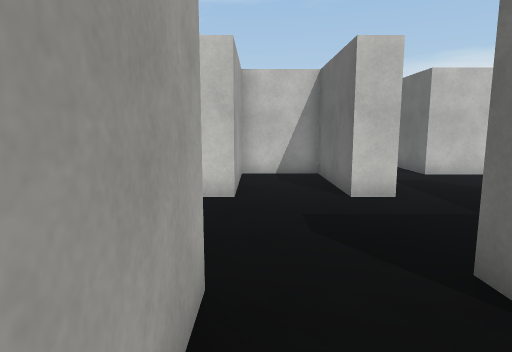
view 1 (above)

24 first-person views from a walk through a 3-D level made in the Unity game engine. The camera is 1.5 m above the floor, tilts 8° down and sees 75° across. The floor is counted in squares, 1 m on a side. Each view is taken from the middle of a square. On the plan, view 1 faces up. The plan holds only what a view shows up to about 15 squares ahead; the rest is blank. The player is left out. Some surface patterns are stand-ins.

view 2
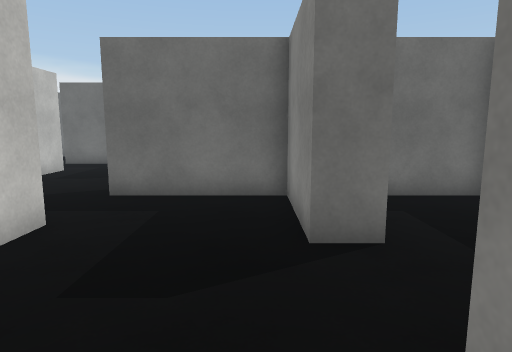

view 3
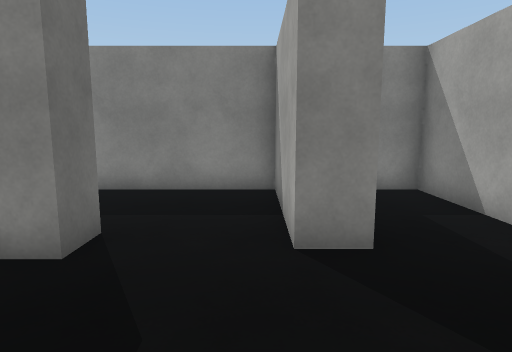

view 4
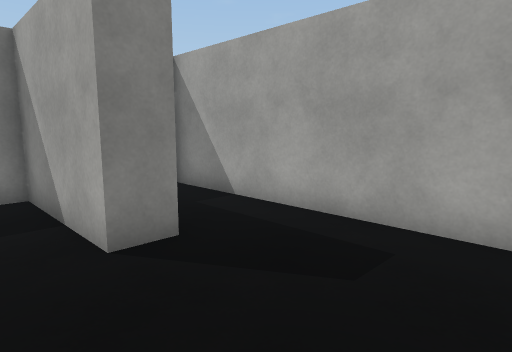

view 5
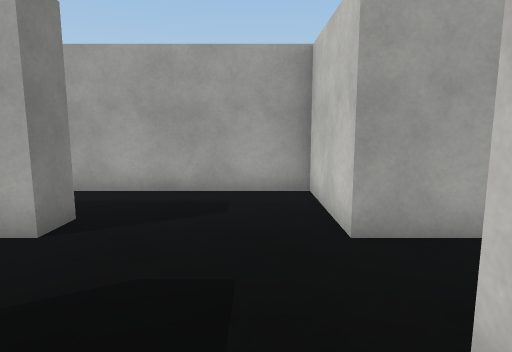

view 6
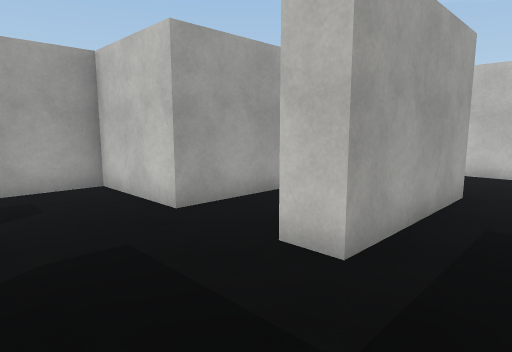

view 7
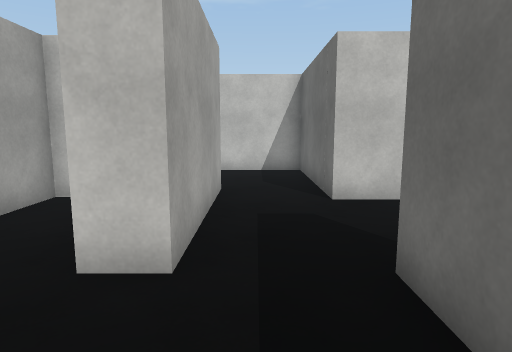

view 8
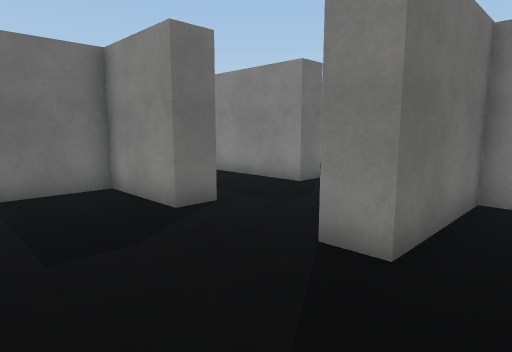

view 9
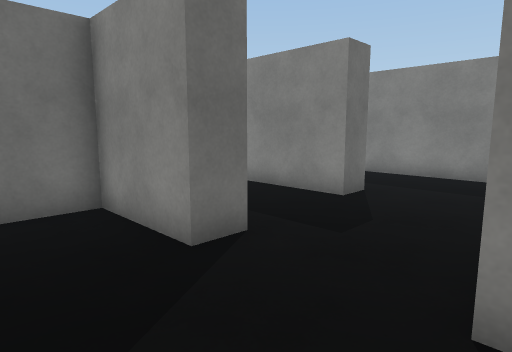

view 10
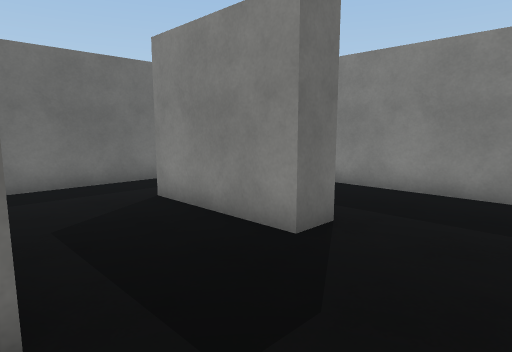

view 11
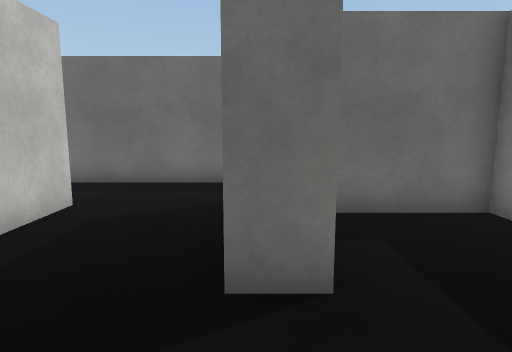

view 12
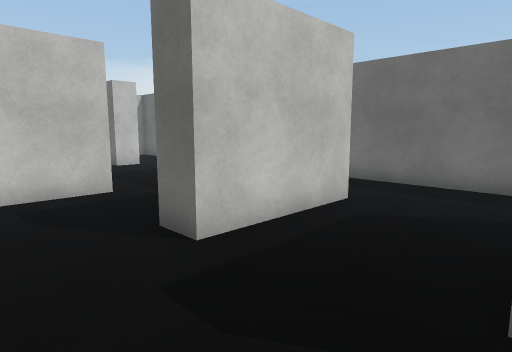

view 13
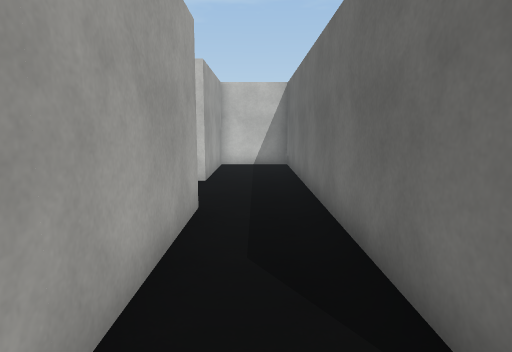

view 14
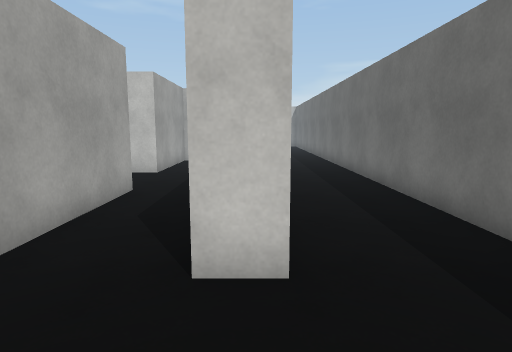

view 15
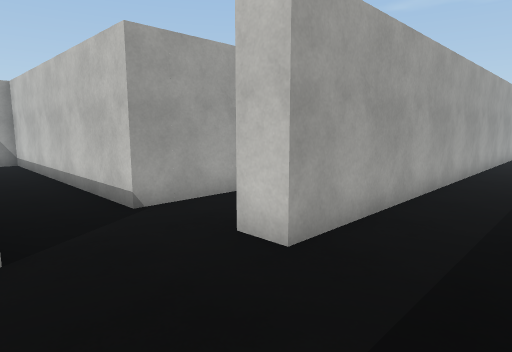

view 16
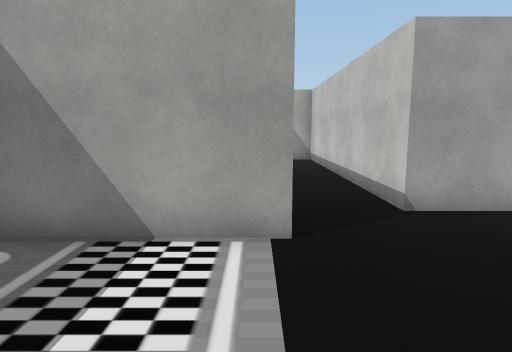

view 17
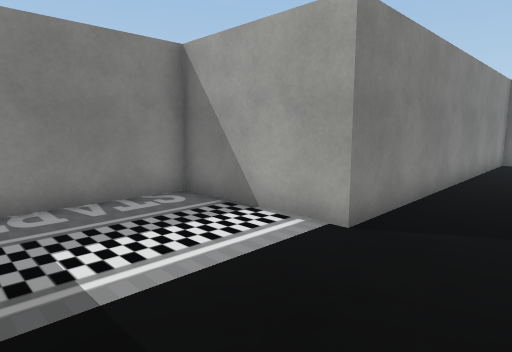

view 18
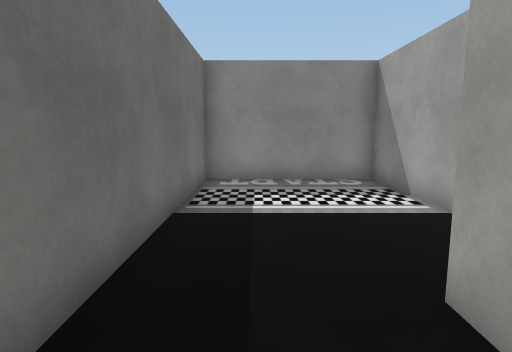

view 19
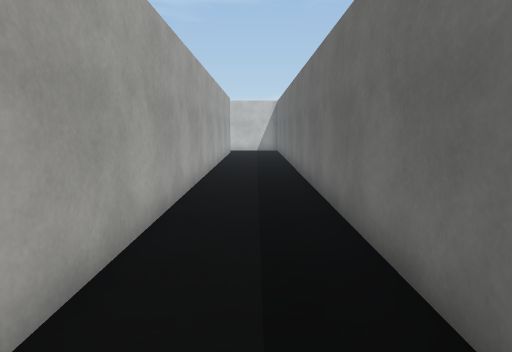

view 20
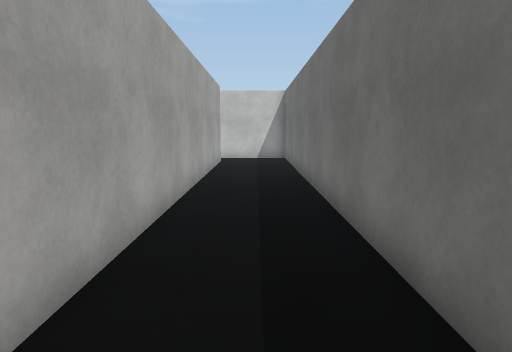

view 21
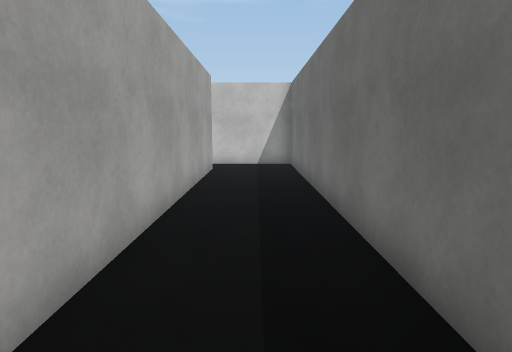

view 22
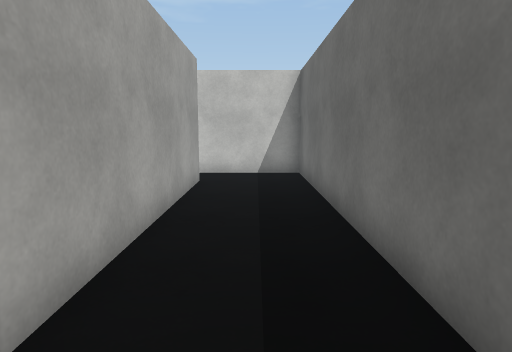

view 23
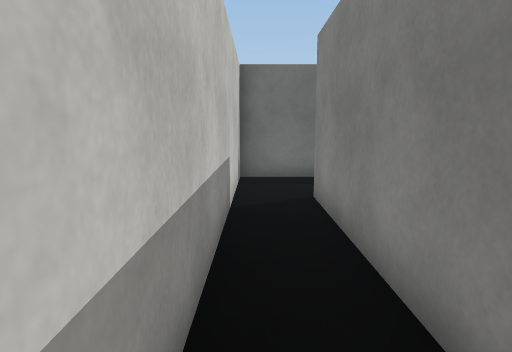

view 24
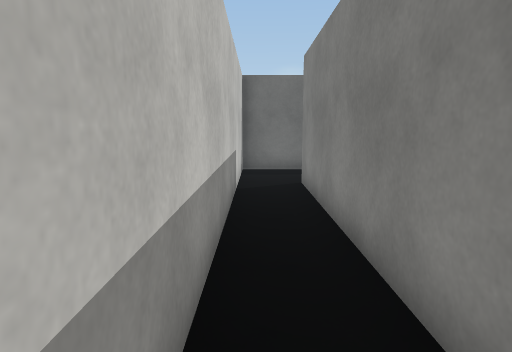

### Floor plan
Ten units are one square. View 1 is at (0, 0); x grows to the right and y downward. Boxes are objects, and circles mark ways between rooms. Rooms are numbered by the first view taken in them; rooms with no view inside come last. Other rooms are left out.
<svg viewBox="-46 -250 256 344">
<path fill="none" stroke="#000" d="M23 -22 23 -33 55 -33 55 -73M-15 -30 -5 -30 -5 12 40 12M23 -72 23 -113 -5 -113 -5 -73 -41 -73 -41 12 -30 12M31 -73 20 -73M55 11 55 -10M31 -124 31 -105M57 -110 57 -163 21 -163M99 -22 99 -33 139 -33 139 22M55 -73 65 -73M102 -110 57 -110M79 12 129 12 129 -16M31 -105 31 -73M163 17 163 -113 135 -113 135 -67 95 -67 95 -77M139 22 31 22 31 45 155 45 155 89 205 89 205 -245 85 -245M95 -227 173 -227 173 17 163 17M95 -77 125 -77 125 -104"/>
<circle cx="45" cy="-70" r="3" fill="#2a7"/>
<circle cx="45" cy="-115" r="3" fill="#2a7"/>
<circle cx="150" cy="10" r="3" fill="#2a7"/>
<circle cx="100" cy="-95" r="3" fill="#2a7"/>
<text x="10" y="-40">1</text>
<text x="-30" y="-110">2</text>
<text x="100" y="-50">3</text>
<text x="180" y="-60">4</text>
<text x="110" y="-100">5</text>
</svg>
Room 1 opens to room 3. Room 2 opens to room 3. Room 3 opens to room 4. Room 3 opens to room 5.

Where each view was taken, in squares from view 1:
view 1: 0 up, 0 right, facing up
view 2: 4 up, 2 left, facing right
view 3: 7 up, 0 right, facing down
view 4: 7 up, 1 right, facing down-left
view 5: 6 up, 4 right, facing left
view 6: 4 up, 5 right, facing up-left
view 7: 4 up, 4 right, facing up
view 8: 11 up, 4 right, facing down-right
view 9: 10 up, 6 right, facing down-right
view 10: 7 up, 7 right, facing down-right
view 11: 3 up, 7 right, facing right
view 12: 3 up, 7 right, facing up-right
view 13: 3 down, 15 right, facing up
view 14: 5 down, 17 right, facing up
view 15: 5 down, 20 right, facing up-left
view 16: 5 down, 20 right, facing left
view 17: 2 down, 20 right, facing down-left
view 18: 1 up, 19 right, facing down
view 19: 1 up, 19 right, facing up
view 20: 7 up, 19 right, facing up
view 21: 10 up, 19 right, facing up
view 22: 13 up, 19 right, facing up
view 23: 24 up, 10 right, facing right
view 24: 24 up, 8 right, facing right
